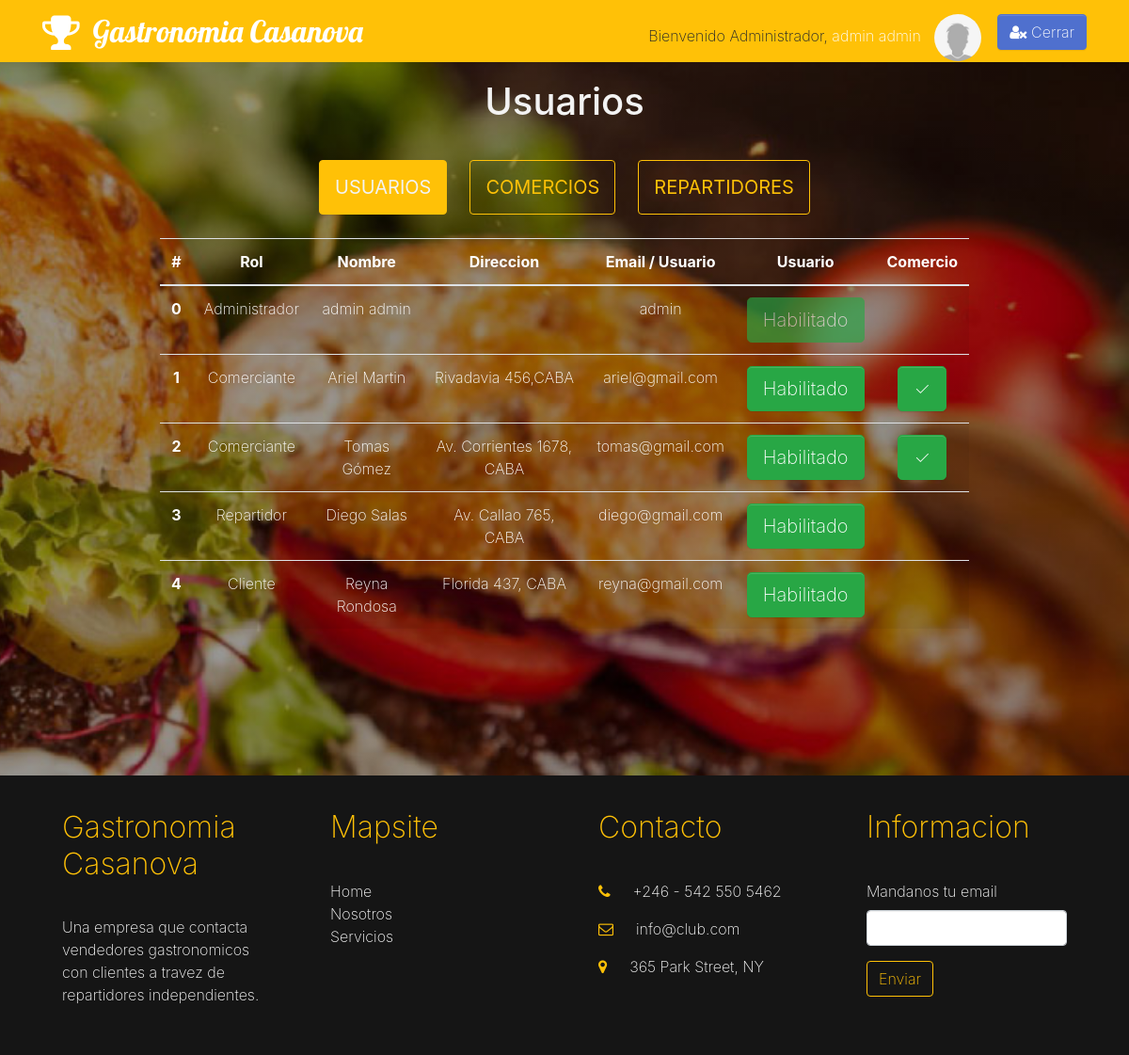
/usuario/listado (signed in), run on the app's committed database.
### tables this page shows
CREATE TABLE `usuario` (
  `id_usuario` int(11) NOT NULL,
  `dni` varchar(50) DEFAULT NULL,
  `cuil` varchar(50) DEFAULT NULL,
  `nombre` varchar(100) DEFAULT NULL,
  `apellido` varchar(100) DEFAULT NULL,
  `direccion` varchar(100) DEFAULT NULL,
  `email` varchar(100) NOT NULL,
  `contrasenia` varchar(100) DEFAULT NULL,
  `id_rol` int(11) DEFAULT NULL,
  `id_comercio` int(11) DEFAULT NULL,
  `activo` tinyint(1) DEFAULT NULL
);

### core/view.php (called while the page is built, shortened)
<?php
class View{
    private $path;
    public function __construct(){
        $this->path = Path::getInstance();
    }
    function generate($content_view, $template_view, $data = null){
        include $this->path->getPath("view", $template_view );
    }
}

### application/controller/controller_usuario.php (called while the page is built, shortened)
<?php
class Controller_Usuario extends Controller{
    function listado(){
        $data = $this->model->getAllUsuarios();
        $this->view->generate('listado_de_usuarios_view.php', 'template_view.php', $data);
    }
}
?>

### index.php (called while the page is built, shortened)
<?php
require_once 'core/view.php';
$router = new Router($_SERVER['REQUEST_URI']);
$router->start();

### application/dao/daoUsuario.php (called while the page is built, shortened)
<?php
	class daoUsuario{
	public function getRolByidUsuario($id_usuario){
		$conexion = new Conexion();
		$conn=$conexion->conectar();
		$SQL= "	SELECT r.nombre
				FROM rol r JOIN usuario u ON r.id_rol = u.id_rol
				WHERE id_usuario = '$id_usuario' ";
		$result = mysqli_query($conn, $SQL) ;
		if ($result) {
			$data = mysqli_fetch_array($result);
		}
        return $data['nombre'];
	}
	function getEstadoComercioById($id_comercio){
		$conexion = new Conexion();
		$conn=$conexion->conectar();
		$SQL= 	"	SELECT activo
					FROM comercio
					WHERE id = '$id_comercio' ";
		$result = mysqli_query($conn, $SQL) ;
		if ($result) {
			$data = mysqli_fetch_array($result);
		}
		return $data['activo'];
	}
	public function getAllUsuarios(){
		$conexion = new Conexion();
		$conn=$conexion->conectar();
		$SQL= "	SELECT *
				FROM usuario ";
		$result = mysqli_query($conn, $SQL) ;
		if($result){
			while($rows = mysqli_fetch_assoc($result) ){
			$usuarios[$rows['id_usuario']] = [	'dni'=>$rows['dni'],
														'cuil'=>$rows['cuil'],
														'nombre'=>$rows['nombre'],
														'apellido'=>$rows['apellido'],
														'direccion'=>$rows['direccion'],
														'email'=>$rows['email'],
														'id_rol'=>$rows['id_rol'],
														'id_comercio'=>$rows['id_comercio'],
														'activo'=>$rows['activo'],
													];
			$usuarios[$rows['id_usuario']]['rol'] = $this->getRolByidUsuario($rows['id_usuario']);
			$usuarios[$rows['id_usuario']]['comercio_activo'] = $this->getEstadoComercioById($rows['id_comercio']);
        	}
        	return $usuarios;
		}
	}
}
?>

### application/model/model_usuario.php (called while the page is built, shortened)
<?php
include 'application/dao/daoUsuario.php';
class Model_Usuario extends Model{
	public function getAllUsuarios(){
		$daoUsuario = new daoUsuario();
		$data = $daoUsuario->getAllUsuarios();
		return $data;
	}
}

### application/view/listado_de_usuarios_view.php (the view, shortened to what this page needs)
<div class="py-5 text-white text-center" style="background-image: linear-gradient(to bottom, rgba(0, 0, 0, .40), rgba(0, 0, 0, .40)), url(/application/resources/img/fondoItem.jpg);	background-position: right bottom;	background-size: cover;	background-repeat: repeat; background-attachment: fixed;">
	<div class="container">
		<div class="row">
			<div class="mx-auto col-md-10 p-4">
				<div class="row">
					<div class="col-12 text-light">
						<h1>Usuarios</h1><br>
					</div>
				</div>
				<nav class="navbar navbar-expand-md navbar-light nav nav-pills nav-fill">
					<div class="container justify-content-center">
						<div class="collapse navbar-collapse text-center justify-content-center" id="navbar3">
							<ul class="navbar-nav">
								<li class="nav-item nav-link mx-2 border border-warning active"> <a class="nav-link navbar-brand mr-0 text-light" href="/usuario/listado">
									<b> USUARIOS</b></a>
								</li>
								<li class="nav-item nav-link mx-2 border border-warning"> <a class="nav-link navbar-brand mr-0 text-warning" href="/liquidacion/verComercios">
									<b> COMERCIOS</b></a>
								</li>
								<li class="nav-item nav-link mx-2 border border-warning"> <a class="nav-link navbar-brand mr-0 text-warning" href="/liquidacion/verRepartidores">
									<b> REPARTIDORES</b></a>
								</li>
							</ul>
						</div>
					</div>
				</nav>
				<div class="row">
					<div class="col-md-12 p-3">
						<?php
					if(isset($data)){
						echo "
							<table class='table table-striped'>
							  <thead>
							    <tr>
							      <th scope='col'>#</th>
							      <th scope='col'>Rol</th>
							      <th scope='col'>Nombre</th>
							      <th scope='col'>Direccion</th>
							      <th scope='col'>Email / Usuario</th>
							      <th scope='col'>Usuario</th>
							      <th scope='col'>Comercio</th>
							    </tr>
							  </thead>
							  <tbody>";
						foreach ( $data as $id => $rows ) {
					echo "<tr>
						      <th scope='row'>$id</th>
						      <td>" . $rows['rol'] . "</td>
						      <td>" . $rows['nombre']." ".$rows['apellido'] . "</td>
						      <td>" . $rows['direccion'] . "</td>
						      <td>" . $rows['email'] . "</td>";
						 echo"<td>";
						      if($rows['id_rol'] == '1'){
						      echo"<a type='button' href='#' class='btn btn-success btn-lg disabled'>
						      		Habilitado
						      	</a>";
						      }
						      if($rows['activo'] == 1 AND $id != 0){
						      echo"<a type='button' href='/usuario/deshabilitar_usuario?id=$id' class='btn btn-success btn-lg'>
						      		Habilitado
						      	</a>";
						      }
						 echo "</td>";
						 echo"<td>";
						 if($rows['id_comercio']){
						      if($rows['comercio_activo'] == 1){
						      echo"<a type='button' href='/comercios/deshabilitar_comercio?id=$rows[id_comercio]' class='btn btn-success btn-lg'>
						      		✓
						      	</a>";
						      }
						  }
						 echo "</td>";
						echo"</tr>";
						};
						echo "
							  </tbody>
							</table>
						";
					}
					else echo"<div class='p-3 mb-2 bg-dark text-white'><h3>No hay pedidos pendientes por el momento</h3> <a href='/pedidos/pendientes'>Recargar ⟳</a></div>";
					?>
					</div>
				</div>
			</div>
		</div>
	</div>
</div>

### application/resources/css/estiloMapa.css (style rules this page uses)
html, body { height: 100%; margin: 0; padding: 0; }

### data on the page
usuario: id "0", rol "Administrador", nombre "admin", apellido "admin", email "admin", shows "Habilitado"
usuario: id "1", rol "Comerciante", nombre "Ariel", apellido "Martin", direccion "Rivadavia 456,CABA", email "ariel@gmail.com"
usuario: id "2", rol "Comerciante", nombre "Tomas", apellido "Gómez", direccion "Av. Corrientes 1678, CABA", email "tomas@gmail.com"
usuario: id "3", rol "Repartidor", nombre "Diego", apellido "Salas", direccion "Av. Callao 765, CABA", email "diego@gmail.com"
usuario: id "4", rol "Cliente", nombre "Reyna", apellido "Rondosa", direccion "Florida 437, CABA", email "reyna@gmail.com"

### other printed values
WEBNAME "Gastronomia Casanova"
$_SESSION['user']['rol'] "Administrador"
$_SESSION['user']['nombre'] "admin"
$_SESSION['user']['apellido'] "admin"
